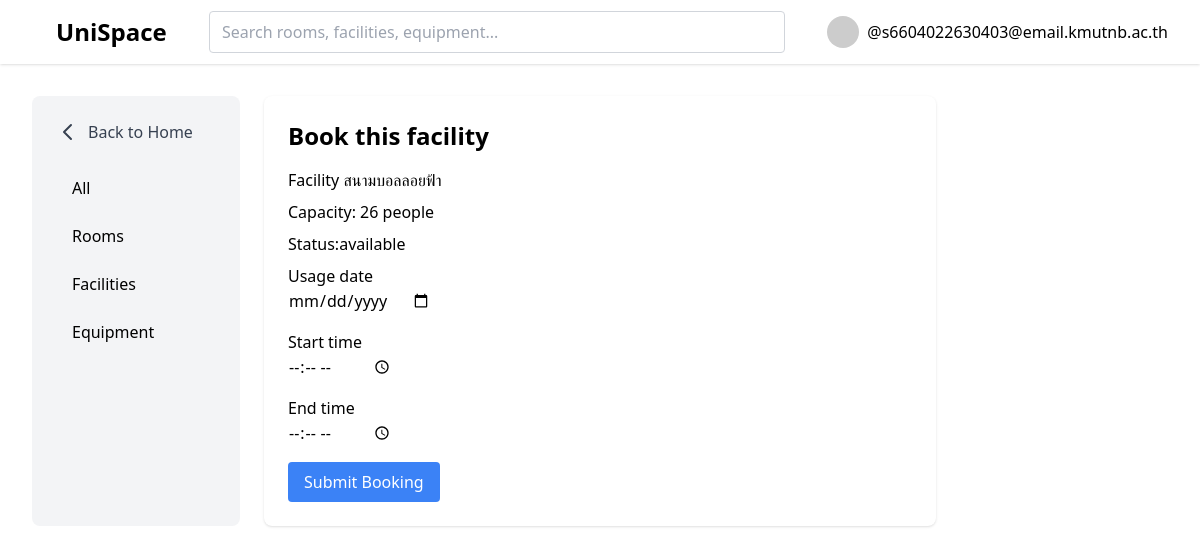
The app's page /booking-facility/1 (signed in) with its own data.
### base/models.py (models this page shows, shortened)
class User(AbstractUser):
    email = models.EmailField(unique=True)
    username = models.CharField(max_length=200,blank=True,null=True)
    USERNAME_FIELD = 'email'
    REQUIRED_FIELDS = ["username"]

class Facility(models.Model):
    STATUS_CHOICES = [
        ("available","Available"),
        ("maintenance","Maintenance"),
        ("closed","Closed")
    ]
    facility_name = models.CharField(max_length=200)
    capacity = models.IntegerField()
    status = models.CharField(max_length=100, choices=STATUS_CHOICES)

### base/views.py (the view, shortened to what this page needs)
# urls.py: path("booking-facility/<int:pk>", views.bookingFacility, name="bookingFacility"),
@login_required(login_url="login")
def bookingFacility(request, pk):
    facility = Facility.objects.get(id=pk)
    try:
        student = Student.objects.get(user=request.user)
    except Student.DoesNotExist:
        messages.error(request, "You must complete your student profile before booking.")
        return redirect('update-user')
    initial = {}
    if request.method == "GET":
        time = request.GET.get("time")
        if time:
            parts = time.split("-")
            if len(parts) == 2:
                initial['start_time'] = parts[0]
                initial['end_time'] = parts[1]
        form = BookingForm(initial=initial)
    return render(request, "booking_facility.html", {"form": form, "facility": facility})

### base/forms.py (shortened to what this page needs)
class BookingForm(ModelForm):
    class Meta:
        model = Booking
        fields = ["usage_date", "start_time", "end_time"]
        widgets = {
            'usage_date': forms.DateInput(attrs={'type': 'date'}),
            'start_time': forms.TimeInput(attrs={'type': 'time'}),
            'end_time': forms.TimeInput(attrs={'type': 'time'}),
        }

### base/templates/booking_facility.html (shortened to what this page needs)
{% extends 'main.html' %}
{% block content %}
<div class="grid grid-cols-1 md:grid-cols-5 gap-6 p-8">
    <aside class="col-span-1 bg-gray-100 rounded-lg p-6">
        <a href="{% url 'home' %}" class="flex items-center space-x-2 mb-6 text-gray-700 hover:text-gray-900">
            <svg xmlns="http://www.w3.org/2000/svg" class="h-6 w-6" fill="none" viewBox="0 0 24 24" stroke="currentColor">
                <path stroke-linecap="round" stroke-linejoin="round" stroke-width="2" d="M15 19l-7-7 7-7" />
            </svg>
            <span>Back to Home</span>
        </a>
        <nav class="flex flex-col space-y-2">
            <a class="px-4 py-2 rounded hover:bg-gray-200 {% if not request.GET.filter %} font-medium{% endif %}" href="{% url 'home' %}">All</a>
            <a class="px-4 py-2 rounded hover:bg-gray-200 {% if request.GET.filter == 'all_rooms' %}bg-blue-100 text-blue-700 font-medium{% endif %}" href="{% url 'home' %}?filter=all_rooms">Rooms</a>
            <a class="px-4 py-2 rounded hover:bg-gray-200 {% if request.GET.filter == 'all_facilities' %}bg-blue-100 text-blue-700 font-medium{% endif %}" href="{% url 'home' %}?filter=all_facilities">Facilities</a>
            <a class="px-4 py-2 rounded hover:bg-gray-200 {% if request.GET.filter == 'all_equipment' %}bg-blue-100 text-blue-700 font-medium{% endif %}" href="{% url 'home' %}?filter=all_equipment">Equipment</a>
        </nav>
    </aside>
    <section class="col-span-3 bg-white rounded-lg p-6 shadow">
        <h2 class="text-2xl font-bold mb-4">Book this facility</h2>
        <p class="mb-2">Facility {{ facility.facility_name }}</p>
        <p class="mb-2">Capacity: {{ facility.capacity }} people</p>
        <p class="mb-2">Status:{{ facility.status }}</p>
        <form method="POST" id="booking-form">
            <div class="mb-4">
                <label class="block font-medium">Usage date</label>
                {{ form.usage_date }}
            </div>
            <div class="mb-4">
                <label class="block font-medium">Start time</label>
                {{ form.start_time }}
            </div>
            <div class="mb-4">
                <label class="block font-medium">End time</label>
                {{ form.end_time }}
            </div>
            <button type="submit"
                onclick="return confirm('Confirm booking this facility?')"
                class="bg-blue-500 text-white rounded px-4 py-2">
                Submit Booking
            </button>
        </form>
    </section>
</div>
{% endblock %}

### templates/navbar.html (shortened to what this page needs)
{% load static %}
<header class="bg-white shadow">
    <div class="max-w-8xl mx-auto px-4 sm:px-6 lg:px-8">
        <div class="flex items-center justify-between h-16">
            <div class="flex-shrink-0">
                <a href="{% url 'home' %}" class="text-2xl font-bold ml-6">
                UniSpace
                </a>
            </div>
            <div class="flex-1 flex justify-center px-8">
                <div class="w-full max-w-xl">
                    <form method="GET" action="{% url 'home' %}">
                        <input
                        name="q"
                        value="{{ request.GET.q }}"
                        placeholder="Search rooms, facilities, equipment..."
                        class="w-full border border-gray-300 rounded px-3 py-2 focus:outline-none focus:ring-2 focus:ring-blue-400"
                        />
                    </form>
                </div>
            </div>
            <div class="flex items-center">
                {% if request.user.is_authenticated %}
                <div class="relative group">
                    <button class="flex items-center space-x-2 hover:text-blue-500">
                        <img
                        src="https://randomuser.me/api/portraits/men/37.jpg"
                        class="h-8 w-8 rounded-full"
                        />
                        <span class="font-medium">@{{ request.user.email }}</span>
                    </button>
                </div>
                {% else %}
                <a href="{% url 'login' %}" class="text-blue-500 font-medium">Login</a>
                {% endif %}
        </div>
    </div>
  </div>
</header>

### records on screen
User: user.email "s6604022630403@email.kmutnb.ac.th"
Facility: facility_name "สนามบอลลอยฟ้า", capacity "26", status "available"
